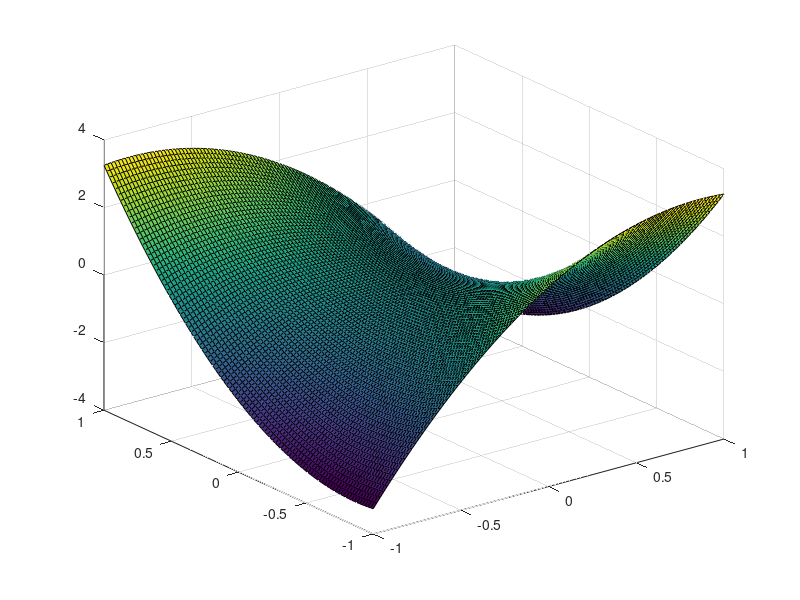

Here is the MATLAB script that generated this plot: (Note: this script raises an error after producing the figure.)
clear
clc
close all;

%% Visualizing nonconvexity
dim = 2;
A = diag([-5 5]);
[q,~] = qr(randn(dim));
A = q'*A*q;
b = zeros(dim,1);

f = @(x) 0.5*x'*A*x+b'*x;
dist = linspace(-1,1,100);
mesh = zeros(length(dist));
for i = 1:length(dist)
    for j= 1:length(dist)
        x = [dist(i);dist(j)];
        mesh(i,j) = f(x);
    end
end

surf(dist,dist,mesh)


%% Single Trial Run
clear
clc

% Algorithm Parameters
it = 100;
dim = 35;
convexParam.maxIt = it;
beckParam.maxIt = it;
sgdParam.epochs = it;
sgdParam.miniBatchProp = 1/4;
sgdParam.maxIt = ceil(sgdParam.epochs/sgdParam.miniBatchProp);

A = rand(dim);
A = A+A';
b = rand(dim,1);

[convex, beck, sgd,sdp] = solvingTRS(A,b,dim,convexParam,beckParam,sgdParam,[]);

% Generate output statistics/plots
figure();
subplot(2,2,1)
plot(1:convexParam.maxIt,convex.objVal)
title('TRS Using Convex Reformulation')

subplot(2,2,2)
plot(1:beckParam.maxIt, beck.objValX)
hold on
plot(1:beckParam.maxIt, beck.objValY)
title('TRS Using Double-Start FOCM')
legend('Starting at 0','Starting at random point','location','best')

subplot(2,2,3)
plot(1:sgdParam.maxIt,sgd.objVal)
title('TRS Using Stochastic Projected Gradient Descent')